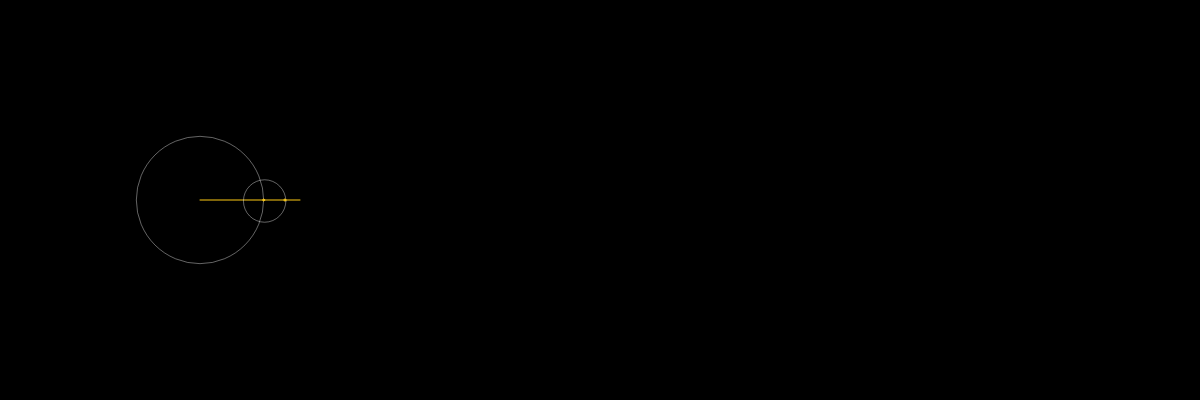
Frame 1 (no input)
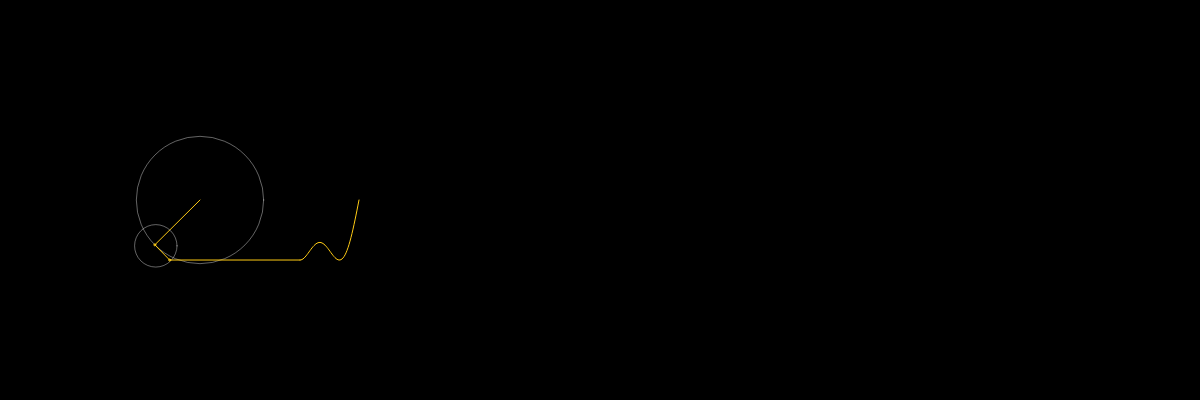
Frame 60 (no input)
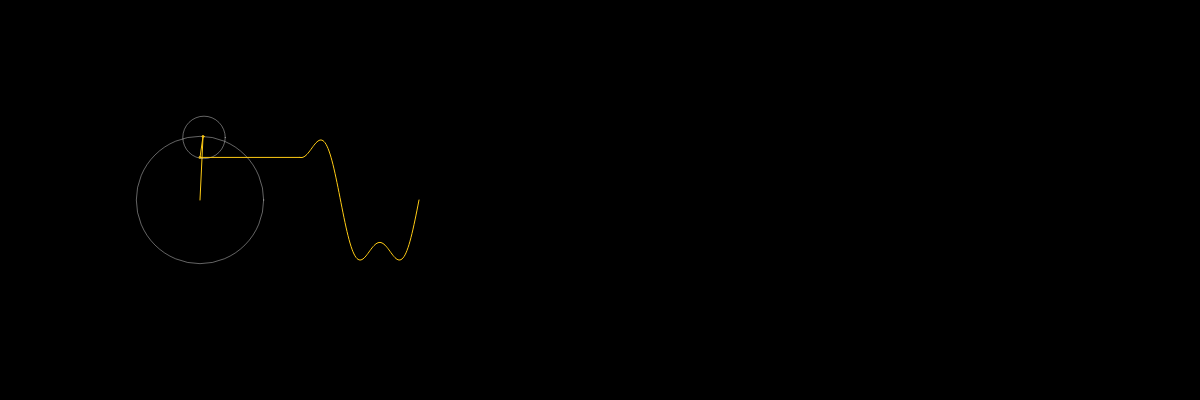
Frame 120 (the mouse pressed at the canvas centre since frame 60)

The p5.js sketch that drew these frames (run headless with seeded random() and noise() and a simulated clock; from frame 60 on, the mouse is pressed at the canvas centre):

// p5.js sketch
// ── sketch.js
let time = 0;
let wave = [];
let speed = 0.02;
let sliderNumCircles;
let sliderSpeed;

function setup() {
    createSliders();
    createCanvas(1200,400);
}

function draw() {
    background(0);
    translate(200, 200);
    
    setupCircles(0,0);
    drawSinusoide(wave);

    time += sliderSpeed.value() * 0.01;

    clearDots(wave);
}

function createSliders() {
    sliderNumCircles = createSlider(1, 15, 2);
    sliderSpeed = createSlider(1, 10, 4);
}

function setupCircles(x, y) {
    for(let i = 0; i < sliderNumCircles.value(); i++){
        let prevx = x;
        let prevy = y;
        [x, y, radius] = setupXYFourier(x, y, i);
        if(i == sliderNumCircles.value() - 1) wave.unshift(y);
        
        drawCircle(i, prevx, prevy, radius);
        drawConnection(prevx, prevy, x, y);
        drawDot(x, y);
    }

    line(x, y, 100, y);
}

function setupXYFourier(x, y, i) {
    
    let n = i * 2 + 1; // 1, 3, 5, 7...
    let radius = 50 * (4 / (n * PI));
    
    x += radius * cos(n * time);
    y += radius * sin(n * time);

    return [x, y, radius]
}

function drawCircle(i, prevx, prevy, radius) {
    stroke(255, 100);
    noFill();
    ellipse(i + prevx, i + prevy, radius * 2);
}

function drawConnection(prevx, prevy, x, y) {
    stroke(255, 203, 20);
    fill(255);
    line(prevx, prevy, x, y);
}

function drawDot(x, y) {
    noFill();
    ellipse(x, y, 2);
}

function drawSinusoide(wave) {
    beginShape();
    translate(100, 0); 
    for(let i = 0; i < wave.length; i++) {
        vertex(i, wave[i]);
    }
    endShape();
}

function clearDots(wave) {
    if (wave.length > 800) {
        wave.pop();
    }
}
